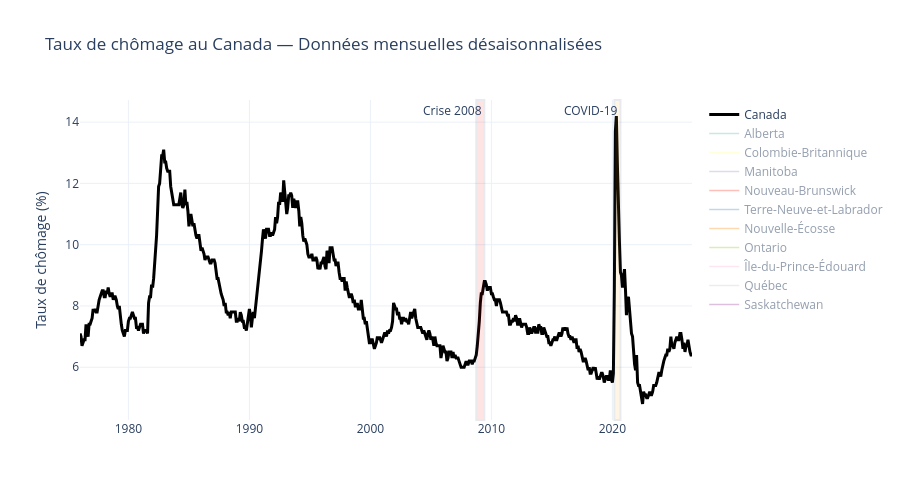

Source (notebook cell):
### Markdown cell above
## 1. Graphique interactif — Historique par province (Plotly)

### Code cell
# Graphique interactif Plotly : taux de chomage par province
fig = go.Figure()

# Canada en gras
canada = df_all[df_all['geo'] == 'Canada']
fig.add_trace(go.Scatter(
    x=canada['date'], y=canada['unemployment_rate'],
    name='Canada', line=dict(color='black', width=3)
))

# Provinces
colors = px.colors.qualitative.Set3
for i, prov in enumerate(sorted(PROVINCES)):
    subset = df_all[df_all['geo'] == prov]
    fig.add_trace(go.Scatter(
        x=subset['date'], y=subset['unemployment_rate'],
        name=PROVINCES_FR.get(prov, prov),
        line=dict(color=colors[i % len(colors)], width=1.5),
        visible='legendonly'  # cache par defaut, cliquer pour afficher
    ))

# Annotations chocs
fig.add_vrect(x0='2008-10-01', x1='2009-06-01',
              fillcolor='red', opacity=0.1, annotation_text='Crise 2008')
fig.add_vrect(x0='2020-03-01', x1='2020-09-01',
              fillcolor='orange', opacity=0.1, annotation_text='COVID-19')

fig.update_layout(
    title='Taux de chômage au Canada — Données mensuelles désaisonnalisées',
    xaxis_title='',
    yaxis_title='Taux de chômage (%)',
    hovermode='x unified',
    template='plotly_white',
    height=500
)

fig.write_html(OUTPUTS_FIGURES / 'historique_interactif.html')
fig.show()
print(f"Figure interactive sauvegardee : {OUTPUTS_FIGURES / 'historique_interactif.html'}")

### Figure 1 — Plotly figure (JSON) as saved in the notebook; plotly's stock layout.template omitted (floating-point values rounded to 4 significant figures; data arrays with more than 128 entries replaced by an {"elided": "..."} marker saying what was removed)
{"data": [{"line": {"color": "black", "width": 3}, "name": "Canada", "type": "scatter", "x": {"elided": "608 str values"}, "y": {"elided": "608 float values"}}, {"line": {"color": "rgb(141,211,199)", "width": 1.5}, "name": "Alberta", "type": "scatter", "visible": "legendonly", "x": {"elided": "608 str values"}, "y": {"elided": "608 float values"}}, {"line": {"color": "rgb(255,255,179)", "width": 1.5}, "name": "Colombie-Britannique", "type": "scatter", "visible": "legendonly", "x": {"elided": "608 str values"}, "y": {"elided": "608 float values"}}, {"line": {"color": "rgb(190,186,218)", "width": 1.5}, "name": "Manitoba", "type": "scatter", "visible": "legendonly", "x": {"elided": "608 str values"}, "y": {"elided": "608 float values"}}, {"line": {"color": "rgb(251,128,114)", "width": 1.5}, "name": "Nouveau-Brunswick", "type": "scatter", "visible": "legendonly", "x": {"elided": "608 str values"}, "y": {"elided": "608 float values"}}, {"line": {"color": "rgb(128,177,211)", "width": 1.5}, "name": "Terre-Neuve-et-Labrador", "type": "scatter", "visible": "legendonly", "x": {"elided": "608 str values"}, "y": {"elided": "608 float values"}}, {"line": {"color": "rgb(253,180,98)", "width": 1.5}, "name": "Nouvelle-Écosse", "type": "scatter", "visible": "legendonly", "x": {"elided": "608 str values"}, "y": {"elided": "608 float values"}}, {"line": {"color": "rgb(179,222,105)", "width": 1.5}, "name": "Ontario", "type": "scatter", "visible": "legendonly", "x": {"elided": "608 str values"}, "y": {"elided": "608 float values"}}, {"line": {"color": "rgb(252,205,229)", "width": 1.5}, "name": "Île-du-Prince-Édouard", "type": "scatter", "visible": "legendonly", "x": {"elided": "608 str values"}, "y": {"elided": "608 float values"}}, {"line": {"color": "rgb(217,217,217)", "width": 1.5}, "name": "Québec", "type": "scatter", "visible": "legendonly", "x": {"elided": "608 str values"}, "y": {"elided": "608 float values"}}, {"line": {"color": "rgb(188,128,189)", "width": 1.5}, "name": "Saskatchewan", "type": "scatter", "visible": "legendonly", "x": {"elided": "608 str values"}, "y": {"elided": "608 float values"}}], "layout": {"annotations": [{"showarrow": false, "text": "Crise 2008", "x": "2009-06-01", "xanchor": "right", "xref": "x", "y": 1, "yanchor": "top", "yref": "y domain"}, {"showarrow": false, "text": "COVID-19", "x": "2020-09-01", "xanchor": "right", "xref": "x", "y": 1, "yanchor": "top", "yref": "y domain"}], "height": 500, "hovermode": "x unified", "shapes": [{"fillcolor": "red", "opacity": 0.1, "type": "rect", "x0": "2008-10-01", "x1": "2009-06-01", "xref": "x", "y0": 0, "y1": 1, "yref": "y domain"}, {"fillcolor": "orange", "opacity": 0.1, "type": "rect", "x0": "2020-03-01", "x1": "2020-09-01", "xref": "x", "y0": 0, "y1": 1, "yref": "y domain"}], "title": {"text": "Taux de chômage au Canada — Données mensuelles désaisonnalisées"}, "xaxis": {"title": {"text": ""}}, "yaxis": {"title": {"text": "Taux de chômage (%)"}}}}
